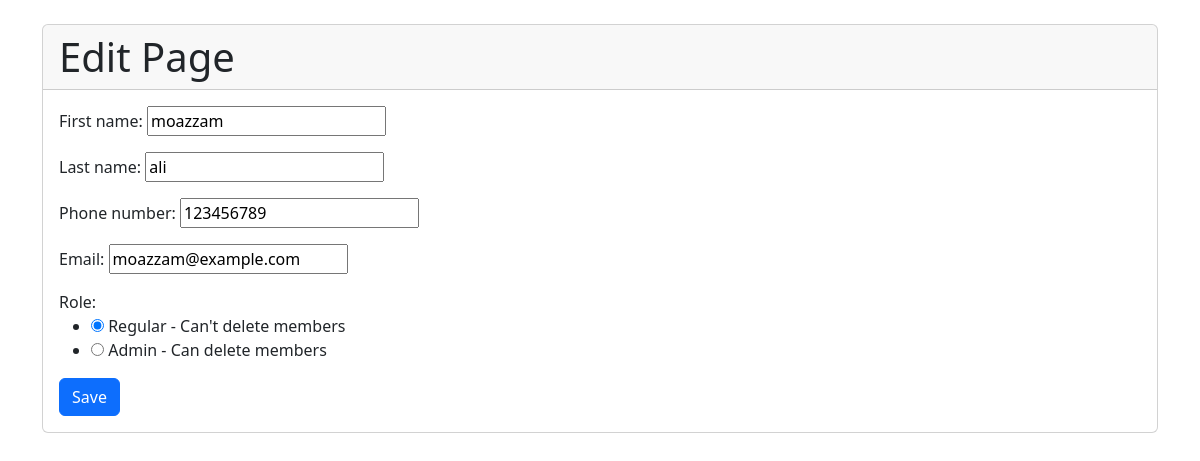
/edit/2/, run on an earlier commit of the app's database.
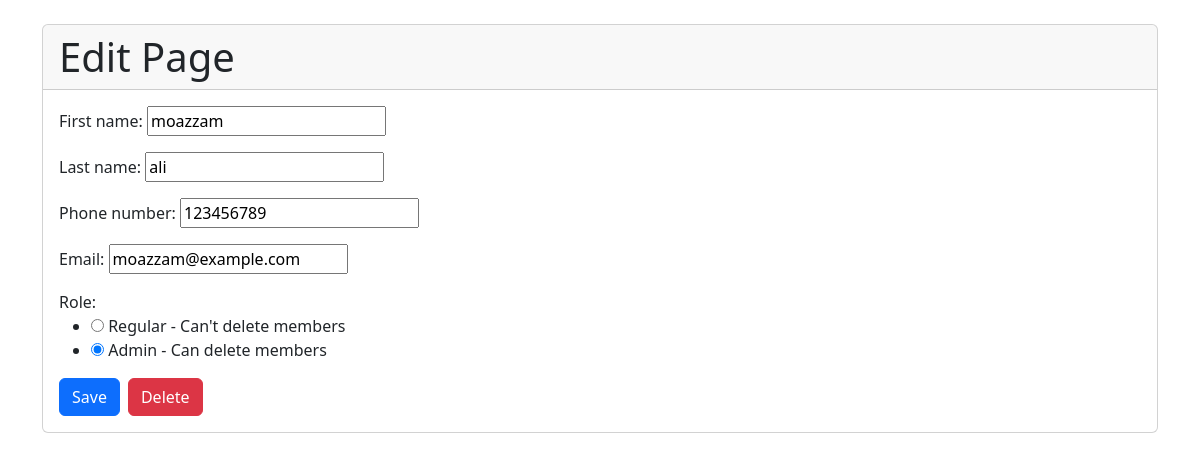
And on a later commit of the database.
### TeamMemberManagement/models.py (models this page shows)
class TeamMember(models.Model):
    first_name = models.CharField(max_length=50)
    last_name = models.CharField(max_length=50)
    phone_number = models.CharField(max_length=15)
    email = models.EmailField(unique=True)
    role = models.CharField(max_length=20, default="regular")

### TeamMemberManagement/views.py (the view)
# urls.py: path('edit/<int:pk>/', TeamMemberUpdateView.as_view(), name='edit_member'),
class TeamMemberUpdateView(UpdateView):
    model = TeamMember
    template_name = 'edit.html'
    form_class = TeamMemberForm
    success_url = reverse_lazy('team_list')
    def get_context_data(self, **kwargs):
        context = super().get_context_data(**kwargs)
        context['member'] = self.object
        return context

### TeamMemberManagement/forms.py
class TeamMemberForm(forms.ModelForm):
    ROLES_CHOICES = [
        ('regular', 'Regular - Can\'t delete members'),
        ('admin', 'Admin - Can delete members'),
    ]
    role = forms.ChoiceField(
        choices=ROLES_CHOICES,
        widget=forms.RadioSelect,  # You can choose another widget if needed
    )
    class Meta:
        model = TeamMember
        fields = ['first_name', 'last_name', 'phone_number', 'email', 'role']

### TeamMemberManagement/templates/edit.html (shortened to what this page needs)
<!DOCTYPE html>
<html lang="en">
<head>
    <link href="https://cdn.jsdelivr.net/npm/bootstrap@5.3.2/dist/css/bootstrap.min.css" rel="stylesheet"
>
</head>
<body>
<div class="container mt-4">
    <div class="card">
        <div class="card-header">
            <h1 class="mb-0">Edit Page</h1>
        </div>
        <div class="card-body">
            <form method="post">
                <div class="mb-3">
                    {{ form.first_name.label_tag }}
                    {{ form.first_name }}
                </div>
                <div class="mb-3">
                    {{ form.last_name.label_tag }}
                    {{ form.last_name }}
                </div>
                <div class="mb-3">
                    {{ form.phone_number.label_tag }}
                    {{ form.phone_number }}
                </div>
                <div class="mb-3">
                    {{ form.email.label_tag }}
                    {{ form.email }}
                </div>
                <div class="mb-3">
                    {{ form.role.label_tag }}
                    {{ form.role }}
                </div>
                <div class="d-flex">
                    <button type="submit" class="btn btn-primary me-2">Save</button>
                    {% if member.role == 'admin' %}
                        <a href="{% url 'delete_member' pk=member.pk %}" class="btn btn-danger">Delete</a>
                    {% endif %}
                </div>
            </form>
        </div>
    </div>
</div>
</body>
</html>

What changed in the data, as far as the page shows it:
changed TeamMember "moazzam": role "☑ Role: ☐ Admin - Can delete members" → "☐ Role: ☑ Admin - Can delete members"
Also different on the page:
text now shown: "Delete"
